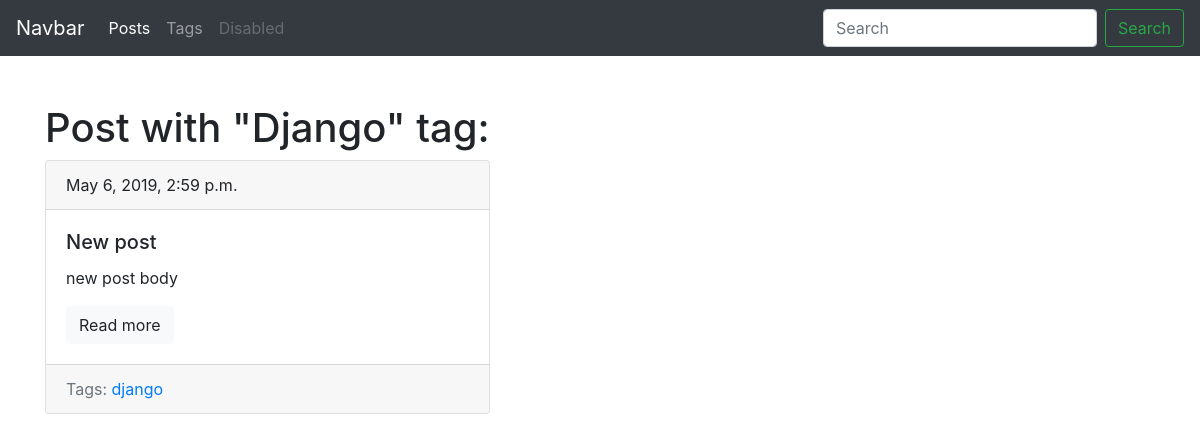
Before: /blog/tag/django/ with the older database file.
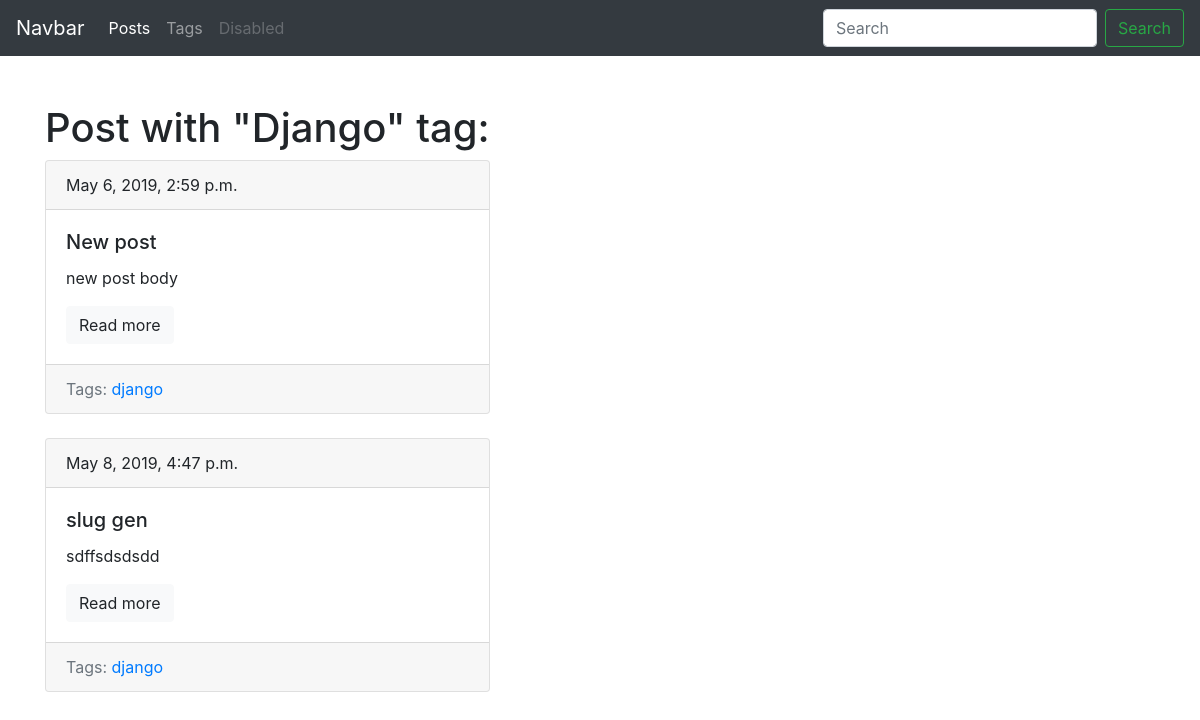
After: the same page with the newer database file.
### blog/models.py (models this page shows, shortened)
class Tag(models.Model):
	title = models.CharField(max_length=50)
	slug = models.SlugField(max_length=50, unique=True)
	def get_absolute_url(self):
		return reverse('tag_detail_url', kwargs={'slug': self.slug})

class Post(models.Model):
	title = models.CharField(max_length=150, db_index=True)
	slug = models.SlugField(max_length=150, blank=True, unique=True)
	body = models.TextField(blank=True, db_index=True)
	tags = models.ManyToManyField('Tag', blank=True, related_name='posts')
	date_pub = models.DateTimeField(auto_now_add=True)
	def get_absolute_url(self):
		return reverse('post_detail_url', kwargs={'slug': self.slug})

### blog/views.py (the view)
# urls.py: path('tag/<str:slug>/', TagDetail.as_view(), name='tag_detail_url'),
class TagDetail(ObjectDetailMixin, View):
	model = Tag
	template = 'blog/tag_detail.html'

### blog/utils.py (called while the page is built)
	def get(self, request, slug):
		obj = get_object_or_404(self.model, slug__iexact=slug)
		return render(request, self.template, context={self.model.__name__.lower(): obj})

### blog/templates/blog/tag_detail.html (shortened to what this page needs)
{% extends 'blog/base_blog.html' %}
{% block content %}
	<h1 class="mt-5">Post with "{{ tag.title|title }}" tag:</h1>
	{% for post in tag.posts.all %}
		{% include 'blog/includes/post_card_template.html' %}
	{% endfor %}
{% endblock %}

### blog/templates/blog/base_blog.html
{% extends 'base.html' %}

### templates/base.html (shortened to what this page needs)
<!DOCTYPE html>
<html>
<head>
	<link rel="stylesheet" href="https://stackpath.bootstrapcdn.com/bootstrap/4.3.1/css/bootstrap.min.css">
</head>
<body>
<nav class="navbar navbar-expand-lg navbar navbar-dark bg-dark">
  <a class="navbar-brand" href="#">Navbar</a>
  <div class="collapse navbar-collapse" id="navbarSupportedContent">
    <ul class="navbar-nav mr-auto">
      <li class="nav-item active">
        <a class="nav-link" href="{% url 'posts_list_url' %}">Posts</a>
      </li>
      <li class="nav-item">
        <a class="nav-link" href="{% url 'tags_list_url' %}">Tags</a>
      </li>
      <li class="nav-item">
        <a class="nav-link disabled" href="" tabindex="-1" aria-disabled="true">Disabled</a>
      </li>
    </ul>
    <form class="form-inline my-2 my-lg-0">
      <input class="form-control mr-sm-2" type="search" placeholder="Search" aria-label="Search">
      <button class="btn btn-outline-success my-2 my-sm-0" type="submit">Search</button>
    </form>
  </div>
</nav>
<div class="container">
	<div class="row">
		<div class="col-5 offset-mid-2">
			{% block content %}{% endblock %}
		</div>
	</div>
</div>
</body>
</html>

### blog/templates/blog/includes/post_card_template.html
	<div class="card mb-4">
		<div class="card-header">
			{{ post.date_pub }}
		</div>
		<div class="card-body">
			<h5 class="card-title">{{ post.title }}</h5>
			<p class="card-text">{{ post.body|truncatewords:15 }}</p>
			<a href="{{ post.get_absolute_url }}" class="btn btn-light">Read more</a>
		</div>
		<div class="card-footer text-muted">
			Tags:
			{% for tag in post.tags.all %}
				<a href="{{ tag.get_absolute_url }}">{{ tag.title }}</a>
			{% endfor %}
		</div>
	</div>

Changed rows visible on the page:
added Post: date_pub "May 8, 2019, 4:47 p.m.", title "slug gen", body "sdffsdsdsdd", Tag (title "django")
